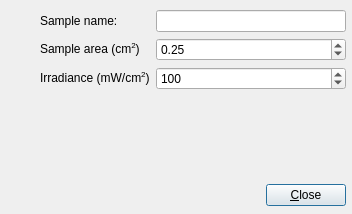
<?xml version="1.0" encoding="UTF-8"?>
<ui version="4.0">
 <class>SampleParamDlg</class>
 <widget class="QDialog" name="SampleParamDlg">
  <property name="geometry">
   <rect>
    <x>0</x>
    <y>0</y>
    <width>352</width>
    <height>214</height>
   </rect>
  </property>
  <property name="windowTitle">
   <string>Sample parameters</string>
  </property>
  <widget class="QWidget" name="layoutWidget">
   <property name="geometry">
    <rect>
     <x>40</x>
     <y>10</y>
     <width>306</width>
     <height>196</height>
    </rect>
   </property>
   <layout class="QGridLayout" name="gridLayout_2">
    <item row="0" column="0">
     <layout class="QVBoxLayout" name="verticalLayout">
      <item>
       <layout class="QGridLayout" name="gridLayout">
        <item row="0" column="0">
         <widget class="QLabel" name="label">
          <property name="text">
           <string>Sample name:</string>
          </property>
          <property name="buddy">
           <cstring>samplenameEdit</cstring>
          </property>
         </widget>
        </item>
        <item row="0" column="1">
         <widget class="QLineEdit" name="samplenameEdit"/>
        </item>
        <item row="1" column="0">
         <widget class="QLabel" name="label_2">
          <property name="text">
           <string>Sample area (cm&lt;sup&gt;2&lt;/sup&gt;)</string>
          </property>
          <property name="textFormat">
           <enum>Qt::AutoText</enum>
          </property>
          <property name="buddy">
           <cstring>areaDoubleSpinBox</cstring>
          </property>
         </widget>
        </item>
        <item row="1" column="1">
         <widget class="QDoubleSpinBox" name="areaDoubleSpinBox">
          <property name="minimum">
           <double>0.010000000000000</double>
          </property>
          <property name="maximum">
           <double>100.000000000000000</double>
          </property>
          <property name="singleStep">
           <double>0.010000000000000</double>
          </property>
          <property name="value">
           <double>0.250000000000000</double>
          </property>
         </widget>
        </item>
        <item row="2" column="0">
         <widget class="QLabel" name="label_4">
          <property name="text">
           <string>Irradiance (mW/cm&lt;sup&gt;2&lt;/sup&gt;)</string>
          </property>
          <property name="buddy">
           <cstring>irradianceSpinBox</cstring>
          </property>
         </widget>
        </item>
        <item row="2" column="1">
         <widget class="QSpinBox" name="irradianceSpinBox">
          <property name="maximum">
           <number>200</number>
          </property>
          <property name="value">
           <number>100</number>
          </property>
         </widget>
        </item>
       </layout>
      </item>
      <item>
       <spacer name="verticalSpacer">
        <property name="orientation">
         <enum>Qt::Vertical</enum>
        </property>
        <property name="sizeHint" stdset="0">
         <size>
          <width>20</width>
          <height>40</height>
         </size>
        </property>
       </spacer>
      </item>
     </layout>
    </item>
    <item row="1" column="0">
     <layout class="QHBoxLayout" name="horizontalLayout">
      <item>
       <spacer name="horizontalSpacer">
        <property name="orientation">
         <enum>Qt::Horizontal</enum>
        </property>
        <property name="sizeHint" stdset="0">
         <size>
          <width>40</width>
          <height>20</height>
         </size>
        </property>
       </spacer>
      </item>
      <item>
       <widget class="QPushButton" name="closeButton">
        <property name="text">
         <string>&amp;Close</string>
        </property>
       </widget>
      </item>
     </layout>
    </item>
   </layout>
  </widget>
 </widget>
 <resources/>
 <connections>
  <connection>
   <sender>closeButton</sender>
   <signal>clicked()</signal>
   <receiver>SampleParamDlg</receiver>
   <slot>close()</slot>
   <hints>
    <hint type="sourcelabel">
     <x>322</x>
     <y>185</y>
    </hint>
    <hint type="destinationlabel">
     <x>607</x>
     <y>252</y>
    </hint>
   </hints>
  </connection>
 </connections>
</ui>
